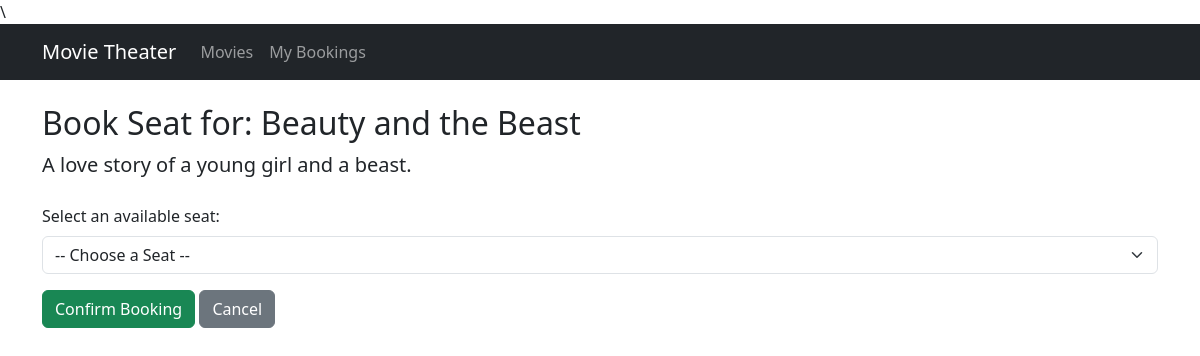
Screenshot of /book/3/ with the database file from the repository.
### bookings/models.py (models this page shows, shortened)
class Movie(models.Model):
    title = models.CharField(max_length=200)
    description = models.TextField()
    release_date = models.DateField()
    duration = models.IntegerField(help_text="Duration in minutes")

### bookings/views.py (the view, shortened to what this page needs)
# urls.py: path('book/<int:movie_id>/', book_seat, name='book_seat'),
def book_seat(request, movie_id):
    movie = get_object_or_404(Movie, pk=movie_id)
    available_seats = Seat.objects.filter(booking_status=False)
    context = {
        'movie': movie,
        'available_seats': available_seats
    }
    return render(request, 'bookings/seat_booking.html', context)

### bookings/templates/bookings/seat_booking.html (shortened to what this page needs)
{% extends 'bookings/base.html' %}
{% block content %}
    <h2>Book Seat for: {{ movie.title }}</h2>
    <p class="lead">{{ movie.description }}</p>
    <form method="POST" class="mt-4">
        <div class="mb-3">
            <label for="seat_select" class="form-label">Select an available seat:</label>
            <select name="seat_id" id="seat_select" class="form-select" required>
                <option value="">-- Choose a Seat --</option>
            </select>
        </div>
        <button type="submit" class="btn btn-success"
                {% if not available_seats %}disabled{% endif %}>
            Confirm Booking
        </button>
        <a href="{% url 'movie_list' %}" class="btn btn-secondary">Cancel</a>
    </form>
{% endblock %}

### rows the page displays
Movie: title "Beauty and the Beast", description "A love story of a young girl and a beast."
